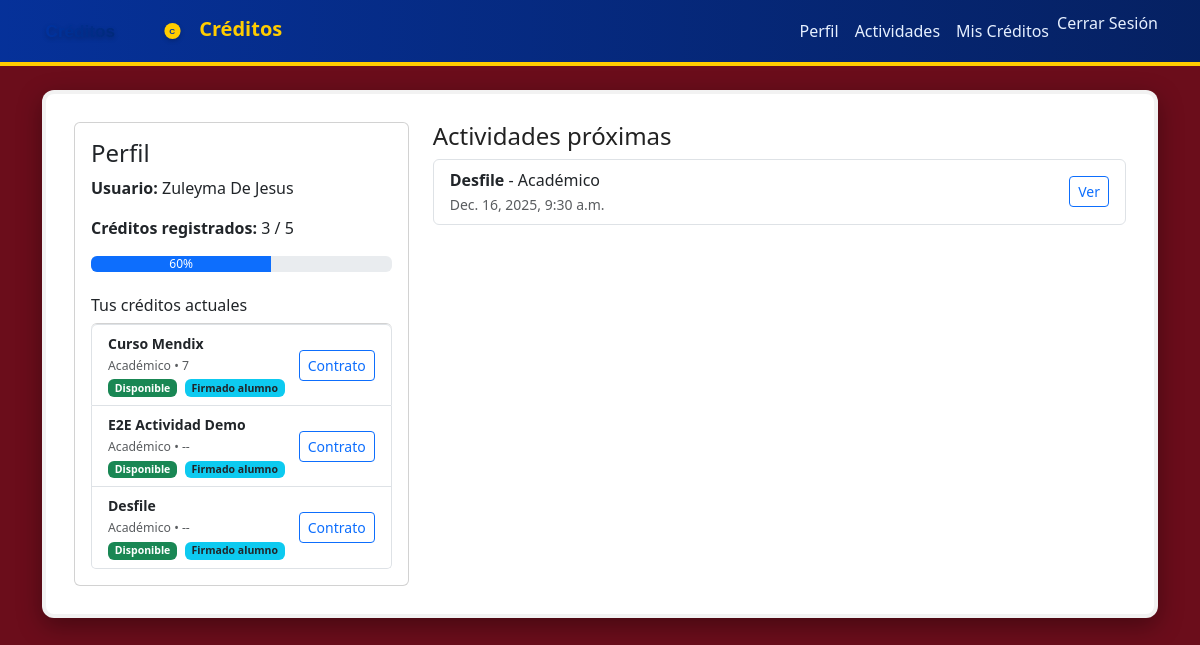
Screenshot of /usuarios/perfil/ (signed in) with the database file from the repository.
### usuarios/models.py (models this page shows, shortened)
class Usuario(AbstractUser):
    username_validator = RegexValidator(
        regex=r'^[\w\s\-áéíóúñÁÉÍÓÚÑ]+$',
        message='El nombre de usuario solo puede contener letras, números, espacios y guiones.',
        code='invalid_username'
    )
    username = models.CharField(
        max_length=150,
        unique=True,
        validators=[username_validator],
        help_text='Letras, números, espacios y guiones. Sin caracteres especiales.'
    )
    es_admin_creditos = models.BooleanField(default=False)
    es_alumno = models.BooleanField(default=True)
    es_docente = models.BooleanField(default=False)
    numero_control = models.CharField(max_length=30, blank=True)

### creditos/models.py (models this page shows, shortened)
class Credito(models.Model):
    TIPOS = (
        ('academico', 'Académico'),
        ('cultural', 'Cultural'),
        ('deportivo', 'Deportivo'),
    )
    alumno = models.ForeignKey(Usuario, on_delete=models.SET_NULL, null=True, blank=True, related_name='creditos')
    nombre = models.CharField(max_length=100, default="")
    tipo = models.CharField(max_length=20, choices=TIPOS)
    semestre = models.CharField(max_length=10)
    numero_control = models.CharField(max_length=30, blank=True)
    fecha_liberacion = models.DateField(blank=True, null=True)
    liberado = models.BooleanField(default=False)
    firmado_alumno = models.BooleanField(default=False)
    firmado_admin = models.BooleanField(default=False)
    firmado_docente = models.BooleanField(default=False)
    firmado_admin_por = models.ForeignKey(Usuario, on_delete=models.SET_NULL, null=True, blank=True, related_name='creditos_firmados_admin')
    firmado_admin_en = models.DateTimeField(null=True, blank=True)
    firmado_docente_por = models.ForeignKey(Usuario, on_delete=models.SET_NULL, null=True, blank=True, related_name='creditos_firmados_docente')
    firmado_docente_en = models.DateTimeField(null=True, blank=True)
    firmado_alumno_por = models.ForeignKey(Usuario, on_delete=models.SET_NULL, null=True, blank=True, related_name='creditos_firmados_alumno')
    firmado_alumno_en = models.DateTimeField(null=True, blank=True)

### actividades/models.py (models this page shows, shortened)
class Actividad(models.Model):
    TIPOS = (
        ('academico', 'Académico'),
        ('cultural', 'Cultural'),
        ('deportivo', 'Deportivo'),
    )
    nombre = models.CharField(max_length=150)
    convo = models.CharField(max_length=150, blank=True)
    descripcion = models.TextField(blank=True)
    tipo = models.CharField(max_length=20, choices=TIPOS)
    fecha = models.DateTimeField()
    lugar = models.CharField(max_length=150, blank=True)
    creditos_equivalentes = models.PositiveSmallIntegerField(default=1)
    capacidad = models.PositiveIntegerField(blank=True, null=True)
    creado_por = models.ForeignKey(Usuario, on_delete=models.SET_NULL, null=True, blank=True, related_name='actividades_creadas')
    inscritos = models.ManyToManyField(Usuario, blank=True, related_name='actividades_inscritas')
    liberado = models.BooleanField(default=False)
    liberado_por = models.ForeignKey(Usuario, on_delete=models.SET_NULL, null=True, blank=True, related_name='actividades_liberadas')
    fecha_liberacion = models.DateTimeField(null=True, blank=True)
    encargado = models.ForeignKey(Usuario, on_delete=models.SET_NULL, null=True, blank=True, related_name='actividades_encargadas')

### usuarios/views.py (the view)
# urls.py: path('perfil/', views.perfil, name='perfil'),
@login_required
def perfil(request):
    numero = request.user.numero_control or ''
    nombre_usuario = request.user.get_full_name() or request.user.username
    creditos = Credito.objects.filter(liberado=True).filter(
        Q(alumno=request.user) | Q(numero_control=numero) | Q(nombre__icontains=nombre_usuario)
    ).distinct()
    total = creditos.count()
    progreso = int((total / 5) * 100) if total <= 5 else 100
    actividades = Actividad.objects.order_by('fecha')[:10]
    return render(request, 'usuarios/perfil.html', {
        'creditos': creditos,
        'total': total,
        'progreso': progreso,
        'actividades': actividades,
    })

### usuarios/templates/usuarios/perfil.html (shortened to what this page needs)
{% extends 'usuarios/base.html' %}
{% block content %}
<div class="row">
  <div class="col-md-4">
    <div class="card p-3">
      <h4>Perfil</h4>
  <p><strong>Usuario:</strong> {% if user.get_full_name %}{{ user.get_full_name }}{% else %}{{ user.username }}{% endif %}</p>
      <p><strong>Créditos registrados:</strong> {{ total }} / 5</p>
      <div class="progress mb-2">
        <div class="progress-bar" role="progressbar" style="width: {{ progreso }}%;" aria-valuenow="{{ progreso }}" aria-valuemin="0" aria-valuemax="100">{{ progreso }}%</div>
      </div>
      <h6 class="mt-3">Tus créditos actuales</h6>
      <ul class="list-group small">
        {% for cred in creditos %}
          <li class="list-group-item d-flex justify-content-between align-items-center">
            <div>
              <strong>{{ cred.nombre }}</strong><br>
              <small class="text-muted">{{ cred.get_tipo_display }} • {{ cred.semestre }}</small>
              {% if cred.liberado %}
                <div><span class="badge bg-success mt-1">Disponible</span>
                {% if cred.firmado_alumno %}<span class="badge bg-info text-dark ms-1">Firmado alumno</span>{% endif %}
                </div>
              {% else %}
                <div><span class="badge bg-warning text-dark mt-1">Pendiente</span></div>
              {% endif %}
            </div>
            <div>
              <a class="btn btn-sm btn-outline-primary" href="{% url 'contrato' cred.id %}">Contrato</a>
            </div>
          </li>
        {% empty %}
          <li class="list-group-item">No tienes créditos registrados todavía.</li>
        {% endfor %}
      </ul>
    </div>
  </div>
  <div class="col-md-8">
    <h4>Actividades próximas</h4>
    <ul class="list-group">
      {% for act in actividades %}
        <li class="list-group-item d-flex justify-content-between align-items-center">
          <div>
            <strong>{{ act.nombre }}</strong> - {{ act.get_tipo_display }}<br>
            <small class="text-muted">{{ act.fecha }}</small>
          </div>
          <a href="{% url 'detalle_actividad' act.id %}" class="btn btn-sm btn-outline-primary">Ver</a>
        </li>
      {% empty %}
        <li class="list-group-item">No hay actividades próximas.</li>
      {% endfor %}
    </ul>
  </div>
</div>
{% endblock %}

### static/css/estilo.css (style rules this page uses)
:root { --tinto: #6b0d1b; --azul: #0033a0; --amarillo: #ffcc00; --card-bg: #ffffff; --muted: #6c757d; }
html, body { height: 100%; }
body { background-color: var(--tinto); color: #222; font-family: 'Segoe UI', Roboto, Arial, sans-serif; }

### rows the page displays
Usuario: username "Zuleyma De Jesus"
Credito: nombre "Curso Mendix", tipo "Académico", semestre "7", liberado "Disponible"
Credito: nombre "E2E Actividad Demo", tipo "Académico", semestre "--", liberado "Disponible"
Credito: nombre "Desfile", tipo "Académico", semestre "--", liberado "Disponible"
Actividad: nombre "Desfile", tipo "Académico", fecha "Dec. 16, 2025, 9:30 a.m."

### other values shown
{{ total }} "3"
{{ progreso }} "60"
